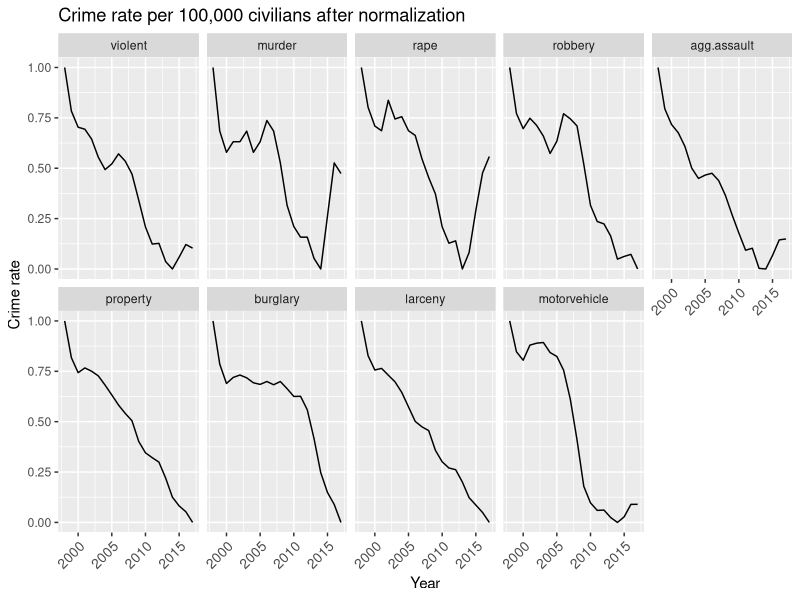

This figure's R source:
install.packages("reshape2") 
library(reshape2)
library(ggplot2)
setwd("C:/Users/47532/Desktop/503Visualization/Project/Datasets")
# Load Crime data and map data
Crime<-read.csv('Dataset3-Crime_in_US.csv')
# Select useful columns
sub_crime1 <- Crime[,-c(2,3,5,7,8,9,11,13,15,17,19,21)]
colnames(sub_crime1)<-c('year','violent','murder','rape','robbery','agg.assault','property','burglary','larceny','motorvehicle')
# Normalize dataset
crime_norm <- as.data.frame(apply(sub_crime1[, -1], 2, function(x) (x - min(x))/(max(x)-min(x))))
crime_norm$year <- sub_crime1$year
# Convert dataset into long dataset
crime_new1 <- melt(crime_norm, id=c("year"))

p5 <- ggplot(crime_new1, aes(x = year, y = value, group = 1))
p5 + geom_line() +
    facet_wrap(~variable, ncol = 5) +
  theme(axis.text.x =
          element_text(size  = 10,
                       angle = 45,
                       hjust = 1,
                       vjust = 1)) +
  labs(x="Year", y="Crime rate", title="Crime rate per 100,000 civilians after normalization") +
  theme(axis.text.x = element_text(size  = 10,
                       angle = 45,
                       hjust = 1,
                       vjust = 1))

# Select useful columns
sub_crime2 <- Crime[,c(1,2,3,15)]
colnames(sub_crime2)<-c('year','population','violent_crime','property_crime')
sub_crime2$total_crime <- sub_crime2$violent_crime + sub_crime2$property_crime
write.csv(sub_crime2,'sub_crime2.csv')
# Convert dataset into long dataset
crime_new2 <- melt(sub_crime2, id=c("year"))
write.csv(crime_new2,'crime_new2.csv')

# sub_crime2$pred.SC <- predict(lm(total_crime ~ year, data = sub_crime2))
# ggplot(sub_crime2,
#        aes(y = total_crime, x = year)) +
#   geom_point(aes(color = total_crime)) +
#   geom_smooth() + geom_line(aes(y = pred.SC))


